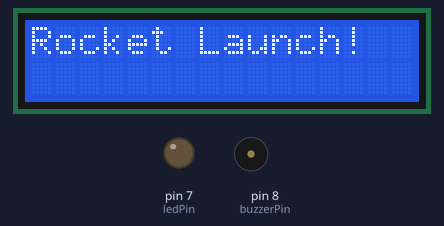
Simulated run of this sketch. Board: Arduino Uno, built with avr-gcc and run on an emulated ATmega328P. On the bench: 16×2 character LCD, output pins drawn as LEDs (lit = HIGH), buzzer (waves = sounding). At 16.3 s the program stops and its outputs stay as they are.

Above: at 0.1 s.
At 2.1 s:
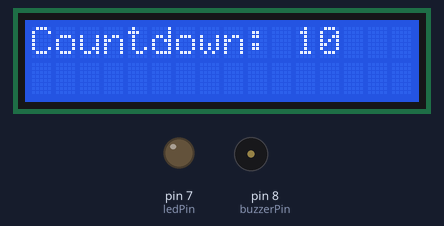
At 13.3 s:
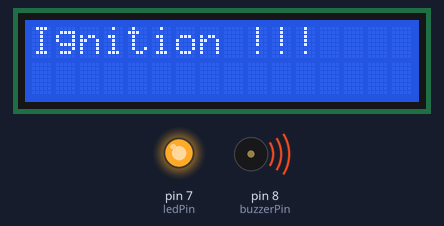
At 16.3 s:
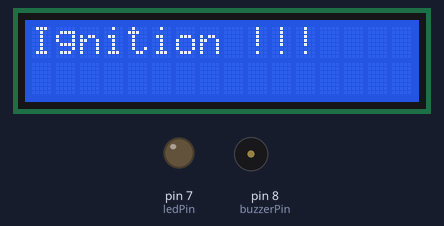
Timing chart, 0 to 17.8 s (numbered marks = the images above):
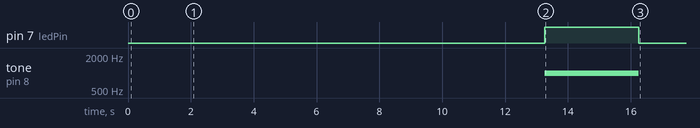

The sketch:

code.ino
```cpp
#include <Wire.h>
#include <LiquidCrystal_I2C.h>

LiquidCrystal_I2C lcd(0x27, 16, 2);

int ledPin = 7;
int buzzerPin = 8;

void setup() {
  lcd.init();
  lcd.backlight();
  pinMode(ledPin, OUTPUT);
  pinMode(buzzerPin, OUTPUT);
  lcd.setCursor(0, 0);
  lcd.print("Rocket Launch!");
  delay(2000);
}

void loop() {
  for (int i = 10; i >= 0; i--) {
    lcd.clear();
    lcd.setCursor(0, 0);
    lcd.print("Countdown: ");
    lcd.print(i);

    delay(1000);
  }

  lcd.clear();
  lcd.setCursor(0, 0);
  lcd.print("Ignition !!!");

  digitalWrite(ledPin, HIGH);
  tone(buzzerPin, 1000);
  delay(3000);
  noTone(buzzerPin);
  digitalWrite(ledPin, LOW);

  while (1); // stop program after launch
}
```

baremetal.c
```cpp
#include <avr/io.h>
#include <util/delay.h>
#include <avr/interrupt.h>

// FOR BARE METAL > BUZZER IS NOT WORKING

int main(void)
{
  //led
  //DDRB - DATA DIRECTION REFIGISTER FOR PORT B (12TH PIN IS THE PORT B PIN 4)
  DDRB |= (1<<DDB4); // MAKING THE 12 PIN AS OUTPUT MODE DDB4 REPRESENTS THE 12TH PIN
  // 1<<DDB4 - DDB4 REPRESENTS THE 4TH BIT WHICH MAKES 1
  //DDRB HAS 00000000 (8 BIT) , THROUGH OR WHICH MAKES 1

  //buzzer
  DDRD |= (1<<DDD2);  // MAKING THE PORT D PIN2 WHICH IS 2ND PIN IN THE UNO

  while(1)
  {
    //led
    //PORTB ^= (1<<PORTB4); // IT MAKES PIN 4 AS 1 , IT MAKES 0 THEN VICE VERSA

    //buzzer
    PORTD |= (1<<PORTD2); // IT MAKES PIN 2 AS 1
    _delay_ms(500);
    PORTD &= ~(1<<PORTD2);// IT MAKES PIN 2 AS 0
    _delay_ms(500);
  }


  return 0;
}
```

Measured:
- by itself, pin 7 (ledPin): LOW → HIGH at 13.3 s, → LOW 3.0 s later
- by itself, tone on pin 8 (buzzerPin): silent → 1000 Hz at 13.3 s, → silent 3.0 s later
- what the display in image 1 shows lasts 1.0 s, from 2.1 s to 3.1 s
